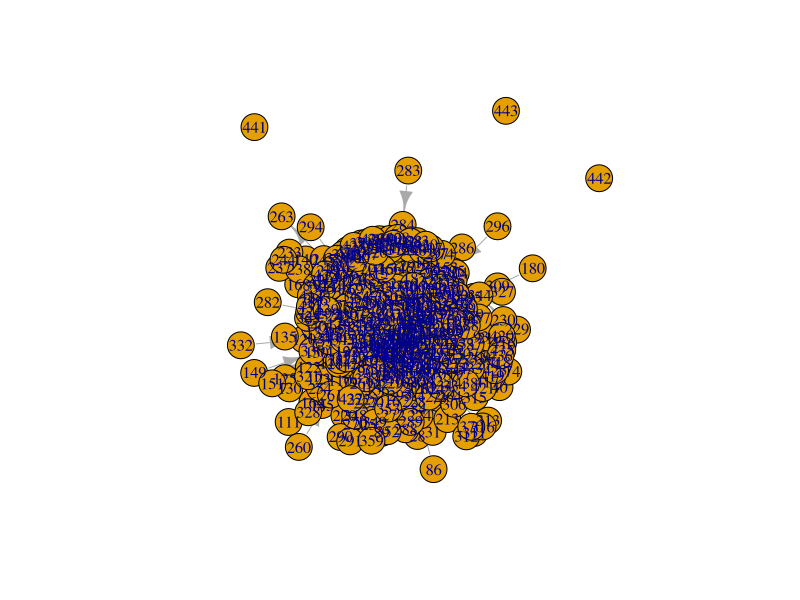
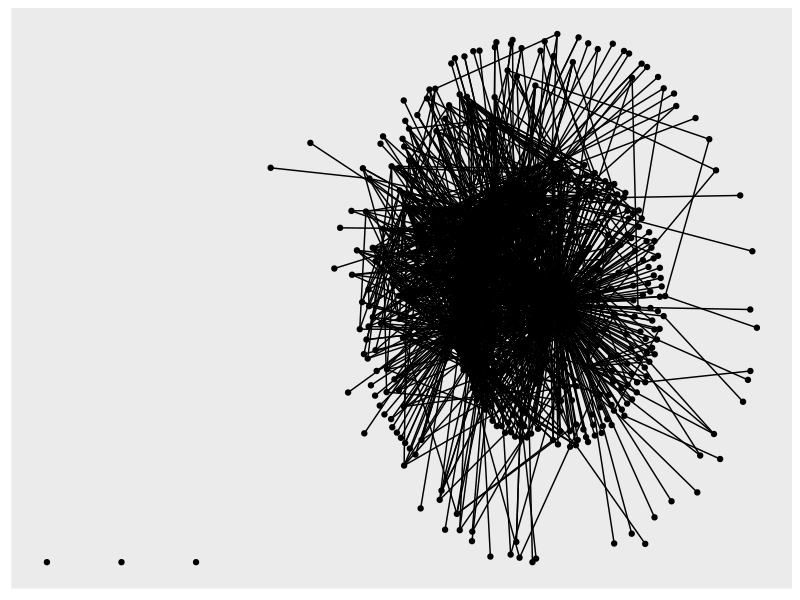
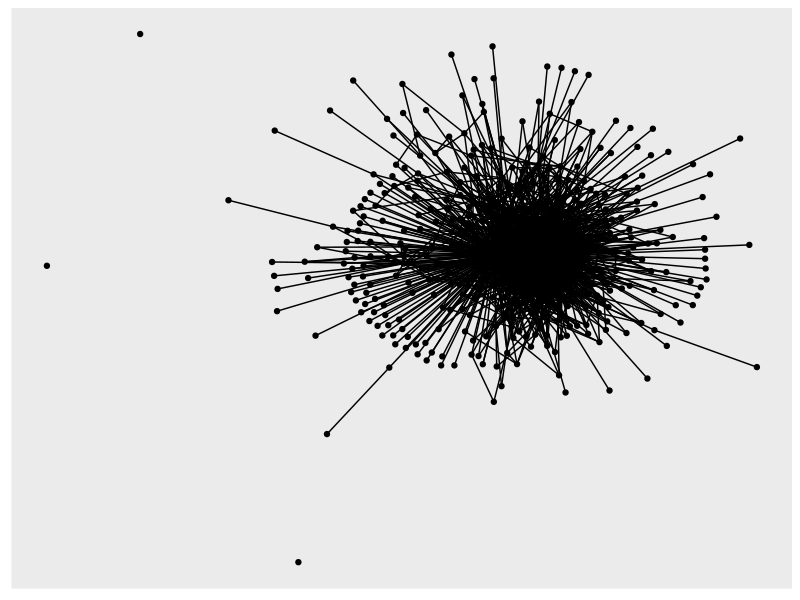
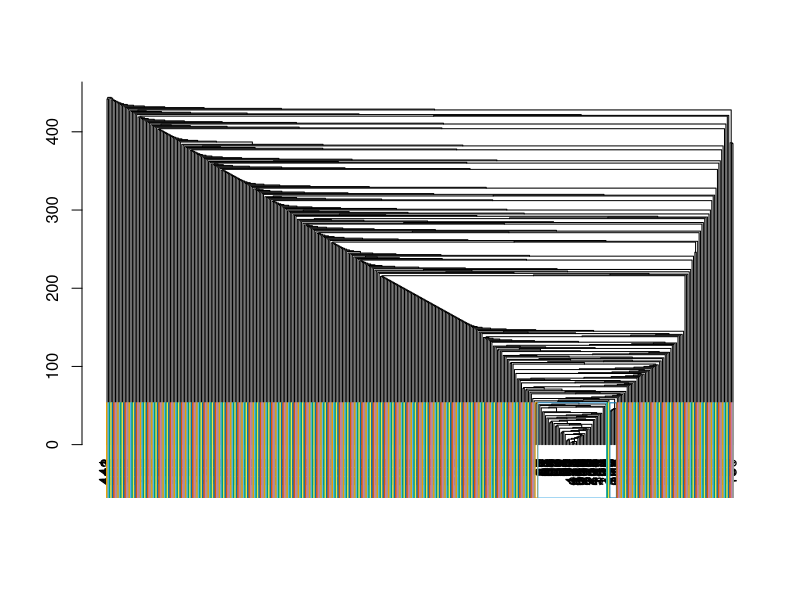
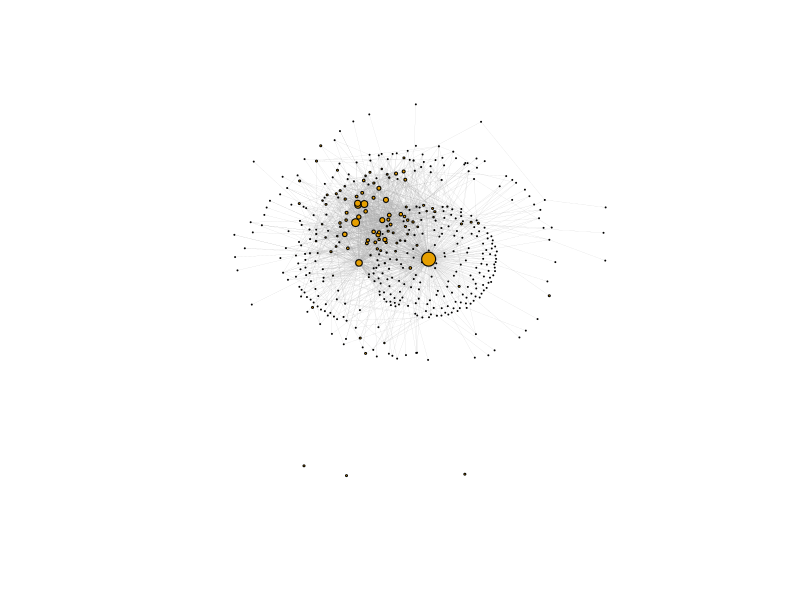

Generate these figures, in order, with R:
## ---- chunk 1
knitr::opts_chunk$set(echo = TRUE)
## ---- chunk 2
library(tidyverse)
## ---- chunk 3
library(readr)
## ---- chunk 4
ties <- read_csv("data/dlt1-edgelist.csv", 
                 col_types = cols(Sender = col_character(), 
                                  Receiver = col_character(), 
                                  `Category Text` = col_skip(), 
                                  `Comment ID` = col_character(), 
                                  `Discussion ID` = col_character()))
## ---- chunk 5
 glimpse(ties)
## ---- chunk 6
library(readr)
actors <- read_csv("data/dlt1-nodes.csv", 
                       col_types = cols(UID = col_character(), 
                                        Facilitator = col_character(), 
                                        expert = col_character(), 
                                        connect = col_character()))
## ---- chunk 7

## ---- chunk 8
library(igraph)
## ---- chunk 9
net <- graph_from_data_frame(d=ties, 
                             vertices=actors, 
                             directed=T) 
net
## ---- chunk 10
edges <- ties %>% 
  count(Sender, Receiver) %>%
  rename(weight = n)

edges
## ---- chunk 11
net <- graph_from_data_frame(d=edges, 
                             vertices=actors, 
                             directed=T) 
net
## ---- chunk 12
plot(net)
## ---- chunk 13
library(ggraph)
## ---- chunk 14
ggraph(net) +
  geom_edge_link() +   # add edges to the plot
  geom_node_point()    # add nodes to the plot

## ---- chunk 15
ggraph(net, layout = "fr") +
  geom_edge_link() +   # add edges to the plot
  geom_node_point()    # add nodes to the plot
## ---- chunk 16

edge_density(net, loops=F)

## ---- chunk 17
ecount(net)/(vcount(net)*(vcount(net)-1)) #for a directed network
## ---- chunk 18
reciprocity(net)
## ---- chunk 19
ceb <- cluster_edge_betweenness(net) 

dendPlot(ceb, mode="hclust")

## ---- chunk 20

deg <- degree(net, mode="out")

net <- simplify(net, remove.multiple = F, remove.loops = T) 

plot(net, 
     layout = layout_with_kk,
     edge.arrow.size=.01,
     edge.width = .1,
     vertex.label=NA,
     vertex.size=deg*.1)
